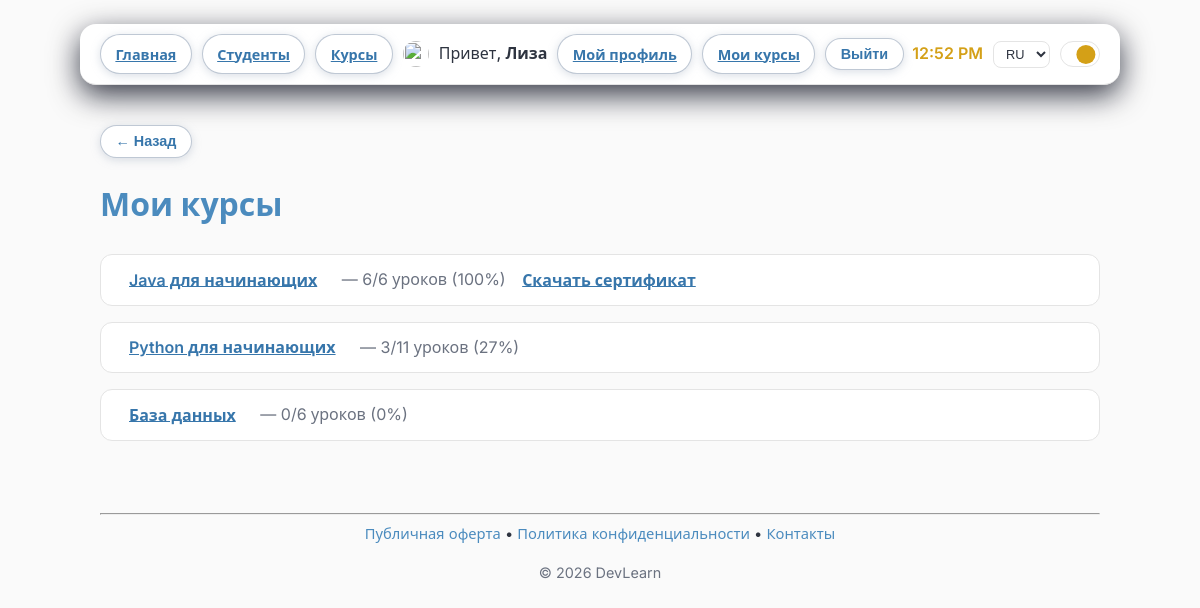
The page /ru/courses/my/ (signed in) on the database its author committed.
### courses/models.py (models this page shows, shortened)
class Enrollment(models.Model):
    student = models.ForeignKey(
        settings.AUTH_USER_MODEL,
        on_delete=models.CASCADE,
        related_name="enrollments",
        verbose_name="Студент",
    )
    course = models.ForeignKey(
        Course,
        on_delete=models.CASCADE,
        related_name="enrollments",
        verbose_name="Курс",
    )
    enrolled_at = models.DateTimeField(auto_now_add=True)
    class Meta:
        unique_together = ["student", "course"]

class Course(models.Model):
    LEVEL_JUNIOR = "junior"
    LEVEL_PRO = "pro"
    LEVEL_CHOICES = [
        (LEVEL_JUNIOR, "Python для начинающих"),
        (LEVEL_PRO, "Python для профессионалов"),
    ]
    title = models.CharField("Название", max_length=100)
    description = models.TextField("Описание", blank=True)
    level = models.CharField(
        "Уровень",
        max_length=20,
        choices=LEVEL_CHOICES,
        default=LEVEL_JUNIOR,
    )
    category = models.ForeignKey(
        "Category",
        on_delete=models.SET_NULL,
        null=True,
        blank=True,
        related_name="courses",
        verbose_name="Категория",
    )
    author = models.ForeignKey(
        settings.AUTH_USER_MODEL,
        on_delete=models.CASCADE,
        related_name="authored_courses",
        verbose_name="Автор",
    )
    cover_image = models.ImageField(
        "Обложка курса",
        upload_to="courses/covers/",
        blank=True,
        null=True,
    )
    price = models.DecimalField(
        "Цена",
        max_digits=10,
        decimal_places=2,
        default=0,
    )
    is_active = models.BooleanField("Опубликован", default=True)
    created_at = models.DateTimeField(auto_now_add=True)
    class Meta:
        ordering = ["-created_at"]

### courses/views.py (the view)
# urls.py: path("my/", views.MyCoursesView.as_view(), name="my_courses"),
class MyCoursesView(LoginRequiredMixin, ListView):
    template_name = "courses/my_courses.html"
    context_object_name = "enrollments"
    def get_queryset(self):
        return (
            Enrollment.objects.filter(student=self.request.user)
            .select_related("course", "course__author")
            .prefetch_related("course__lessons")
        )
    def get_context_data(self, **kwargs):
        context = super().get_context_data(**kwargs)
        from django.db.models import Count
        user = self.request.user
        course_ids = [e.course_id for e in context["enrollments"]]
        completed_counts = (
            LessonProgress.objects.filter(user=user, lesson__course_id__in=course_ids)
            .values("lesson__course_id")
            .annotate(cnt=Count("id"))
        )
        completed_by_course = {r["lesson__course_id"]: r["cnt"] for r in completed_counts}
        progress_list = []
        for e in context["enrollments"]:
            total = len(e.course.lessons.all())
            completed = completed_by_course.get(e.course_id, 0)
            is_completed = total > 0 and completed >= total
            certificate = None
            if is_completed:
                certificate = CourseCertificate.objects.filter(
                    user=user,
                    course=e.course,
                ).first()
            progress_list.append(
                {
                    "enrollment": e,
                    "total": total,
                    "completed": completed,
                    "is_completed": is_completed,
                    "certificate": certificate,
                }
            )
        context["progress_list"] = progress_list
        return context

### users/context_processors.py (called while the page is built)
def user_role(request):
    is_teacher = False
    profile_avatar_url = None
    if request.user.is_authenticated:
        try:
            profile = request.user.profile
            is_teacher = profile.role == "teacher"
            if profile.avatar:
                profile_avatar_url = profile.avatar.url
        except Exception:
            pass
    can_upload_avatar = settings.DEBUG
    return {"is_teacher": is_teacher, "profile_avatar_url": profile_avatar_url, "can_upload_avatar": can_upload_avatar}

### courses/templates/courses/my_courses.html (shortened to what this page needs)
{% extends "base.html" %}
{% load i18n %}
{% block content %}
<h1>{% trans "Мои курсы" %}</h1>
<ul class="course-list">
    {% for item in progress_list %}
    <li class="course-item">
        <a href="{% url 'courses:course_detail' item.enrollment.course.pk %}" class="btn-course">{{ item.enrollment.course.title }}</a>
        <span class="course-meta">— {{ item.completed }}/{{ item.total }} {% trans "уроков" %}
        {% if item.total > 0 %}({% widthratio item.completed item.total 100 %}%){% endif %}</span>
        {% if item.is_completed %}
            <a href="{% url 'courses:download_certificate' item.enrollment.course.pk %}" class="btn-course">
                {% trans "Скачать сертификат" %}
            </a>
        {% endif %}
    </li>
    {% empty %}
    <li class="course-item">{% trans "Вы пока не записаны ни на один курс." %}</li>
    {% endfor %}
</ul>
{% endblock %}

### templates/base.html (shortened to what this page needs)
{% load static %}
{% load i18n %}
<!DOCTYPE html>
<html lang="{{ LANGUAGE_CODE }}">
<head>
    <link rel="stylesheet" href="{% static 'css/style.css' %}">
</head>
<body>
    <nav>
        <div class="nav-left">
            <a href="{% url 'index' %}" class="btn-nav">{% trans "Главная" %}</a>
            {% if user.is_authenticated %}
                <a href="{% url 'courses:student_list' %}" class="btn-nav">{% trans "Студенты" %}</a>
            {% endif %}
            <a href="{% url 'courses:course_list' %}" class="btn-nav">{% trans "Курсы" %}</a>
            {% if user.is_authenticated %}
                {% if profile_avatar_url %}
                    <img src="{{ profile_avatar_url }}" alt="" class="nav-avatar">
                {% endif %}
                <span class="nav-hello">
                    {% trans "Привет," %} <strong>{{ user.username }}</strong>
                </span>
                <a href="{% url 'users:profile_edit' %}" class="btn-nav">{% trans "Мой профиль" %}</a>
                <a href="{% url 'courses:my_courses' %}" class="btn-nav">{% trans "Мои курсы" %}</a>
                <form method="post" action="{% url 'users:logout' %}" class="form-inline">
                    <button type="submit" class="btn-nav btn-logout">{% trans "Выйти" %}</button>
                </form>
            {% else %}
                <a href="{% url 'users:login' %}" class="btn-nav">{% trans "Войти" %}</a>
                <a href="{% url 'users:register' %}" class="btn-nav">{% trans "Регистрация" %}</a>
            {% endif %}
        </div>
        <div class="nav-right">
            <span id="current-time" class="nav-time"></span>
            <form method="post" action="{% url 'set_language' %}" class="lang-switcher">
                {% get_current_language as current_lang %}
                <select name="language" onchange="submitLanguageForm(this.form)">
                    <option value="ru" {% if current_lang|slice:':2' == 'ru' %}selected{% endif %}>RU</option>
                </select>
            </form>
            <button
                type="button"
                class="theme-toggle"
                id="theme-toggle"
                aria-label="{% trans 'Переключить тему' %}"
            >
                <span class="theme-toggle__thumb">
                </span>
            </button>
        </div>
    </nav>
    <main>
        {% if request.resolver_match.url_name != 'index' %}
        <p class="back-row">
            <button type="button" class="btn-nav btn-back" onclick="history.back()" aria-label="{% trans 'Назад' %}">← {% trans "Назад" %}</button>
        </p>
        {% endif %}
        {% block content %}{% endblock %}
    </main>
    <footer>
        <hr>
        <p class="footer-links">
            <a href="{% url 'public_offer' %}">{% trans "Публичная оферта" %}</a>
            <span>•</span>
            <a href="{% url 'privacy_policy' %}">{% trans "Политика конфиденциальности" %}</a>
            <span>•</span>
            <a href="{% url 'contacts' %}">{% trans "Контакты" %}</a>
        </p>
        <p class="footer-copy">&copy; 2026 DevLearn</p>
    </footer>
</body>
</html>

### static/css/style.css (style rules this page uses)
:root { --color-bg: #0b1020; --color-bg-alt: #151b2f; --color-text: #f5f5f5; --color-primary: #3776AB; --color-primary-light: #4B8BBE; --color-accent: #FFE873; --color-border: #252b3f; --color-surface: #151b2f; --color-muted: #c4b5c9; --color-shadow: 0 4px 20px rgba(0, 0, 0, 0.25); --color-shadow-strong: 0 8px 30px rgba(0, 0, 0, 0.45); --card-bg: var(--color-surface); --border: var(--color-border); --text-muted: var(--color-muted); --nav-shadow: var(--color-shadow); --card-shadow: var(--color-shadow); --card-shadow-hover: var(--color-shadow-strong); --hr-color: var(--color-border); }
[data-theme="light"] { --color-bg: #fafafa; --color-bg-alt: #ffffff; --color-text: #2e3440; --color-primary: #3776AB; --color-primary-light: #4B8BBE; --color-accent: #FFE873; --color-border: #e4e4e4; --color-surface: #ffffff; --color-muted: #6b7280; --color-shadow: 0 4px 14px rgba(0, 0, 0, 0.06); --color-shadow-strong: 0 10px 30px rgba(0, 0, 0, 0.10); --card-bg: var(--color-surface); --border: var(--color-border); --text-muted: var(--color-muted); --nav-shadow: var(--color-shadow); --card-shadow: var(--color-shadow); --card-shadow-hover: var(--color-shadow-strong); --hr-color: var(--color-border); }
body { background-color: var(--color-bg); color: var(--color-text); line-height: 1.6; font-family: "Inter", system-ui, -apple-system, "Segoe UI", Roboto, sans-serif; margin: 0; padding: 1.5rem 1.5rem 2rem; font-size: 16px; }
nav { background: var(--color-bg-alt); border-bottom: 1px solid var(--color-border); padding: 0.65rem 1.25rem; border-radius: 16px; box-shadow: 0 10px 30px rgba(3, 6, 23, 0.8); max-width: 1000px; margin: 0 auto 2.5rem; display: flex; justify-content: space-between; align-items: center; gap: 12px; flex-wrap: nowrap; }
main, footer { max-width: 1000px; margin: 0 auto; }
.nav-left, .nav-right { display: flex; align-items: center; gap: 10px; min-width: 0; }
.nav-left { flex: 1 1 auto; }
.nav-right { flex-shrink: 0; }
nav a, .btn-nav { color: var(--color-text); border: 1px solid rgba(148, 163, 184, 0.28); background: linear-gradient(135deg, rgba(15, 23, 42, 0.9), rgba(30, 64, 175, 0.45)); display: inline-flex; align-items: center; justify-content: center; padding: 0.45rem 0.9rem; border-radius: 999px; font-size: 0.9rem; font-weight: 600; white-space: nowrap; min-width: auto; }
[data-theme="light"] nav a, [data-theme="light"] .btn-nav { background: var(--color-bg-alt); color: var(--color-primary); border-color: rgba(148, 163, 184, 0.6); box-shadow: 0 2px 10px rgba(148, 163, 184, 0.35); }
.nav-avatar { width: 26px; height: 26px; border-radius: 50%; object-fit: cover; }
.nav-hello { white-space: nowrap; font-weight: 500; }
.nav-time { font-weight: 600; color: #d4a017; }
nav form { display: inline-flex; align-items: center; margin: 0; flex-shrink: 0; }
.lang-switcher select { background: var(--color-surface); color: var(--color-text); border: 1px solid var(--color-border); border-radius: 8px; padding: 0.25rem 0.5rem; font-size: 0.8rem; }
a { color: var(--color-primary); text-decoration: underline; }
.btn-course { background: var(--color-bg-alt); color: var(--color-primary); font-weight: 600; padding: 0.35rem 0.75rem; border-radius: 8px; }
.course-list { list-style: none; padding: 0; }
.course-item { margin-bottom: 1rem; padding: 0.75rem 1rem; border-radius: 12px; border: 1px solid var(--color-border); background: var(--color-surface); transition: box-shadow 0.2s; }
.course-meta { margin-left: 0.5rem; color: var(--text-muted); font-style: normal; }
h1 { color: var(--color-primary-light); font-weight: 700; margin-bottom: 1.5rem; }
footer { margin-top: 3rem; padding-top: 1rem; }
.footer-copy { text-align: center; color: var(--text-muted); font-size: 0.9rem; }
.footer-links { text-align: center; margin: 0 0 0.5rem; font-size: 0.92rem; }
.footer-links a { text-decoration: none; color: var(--color-primary-light); }
.theme-toggle { position: relative; width: 2.5rem; height: 1.6rem; padding: 1px; border-radius: 999px; border: 1px solid var(--border); background: var(--card-bg); display: inline-flex; align-items: center; cursor: pointer; transition: 0.2s; }
.theme-toggle__thumb { width: 1.2rem; height: 1.2rem; border-radius: 999px; background: var(--color-primary); transition: 0.25s; }
.theme-toggle[data-theme-state="light"] .theme-toggle__thumb { transform: translateX(0.9rem); background: #d4a017; }

### rows shown on the page
Enrollment: enrollment.course "Java для начинающих", completed "6", total "6", completed "100"
Enrollment: enrollment.course "Python для начинающих", completed "3", total "11", completed "27"
Enrollment: enrollment.course "База данных", completed "0", total "6"

### other values the page prints
{{ user.username }} "Лиза"
